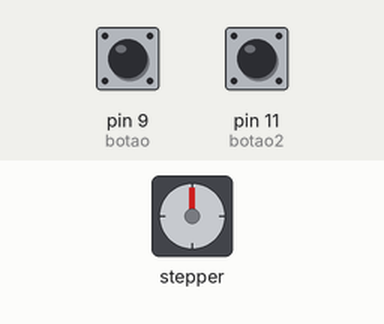
Recording of a sketch running on a simulated Arduino Uno, built with avr-gcc and run on an emulated ATmega328P. On the bench: stepper motor. Wiring (inferred from the names in the program): stepper motor driver (200 steps per turn assumed): step pin 5; direction pin 2; enable pin 8. The inputs (shaded band) are chosen by the test bench; at power-on: pin 11 (botao2) HIGH, pin 9 (botao) HIGH.

Above: at 1.7 s.
At 4.0 s:
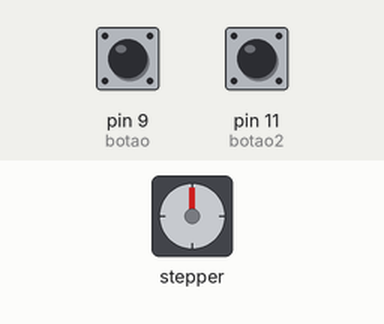
4.1 s: pin 11 (botao2) pulled LOW for 3.2 s
At 7.9 s:
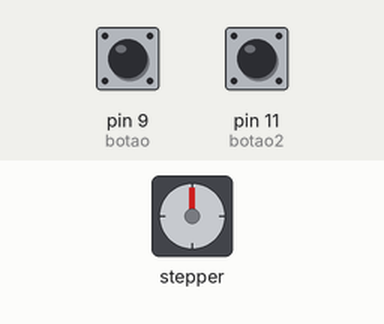
12.7 s: pin 11 (botao2) pulled LOW for 1.9 s
20.0 s: pin 9 (botao) pulled LOW for 3.2 s
28.6 s: pin 9 (botao) pulled LOW for 1.9 s
35.9 s: pin 9 (botao) pulled LOW for 1.9 s
43.2 s: pin 9 (botao) pulled LOW for 1.9 s
Timing chart, 0 to 80.6 s (numbered marks = the images above; inputs shaded):
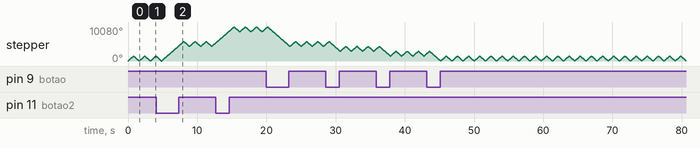

The sketch:

spk_with_tb6660.ino
```cpp
const int stepPin = 5; // Pulso +
const int dirPin = 2; // Direção +
const int enPin = 8; // Enable +
const int botao = 9; // botao input
const int botao2 = 11; // botao input 2

void setup() {
  pinMode(botao,INPUT_PULLUP);
  pinMode(botao2,INPUT_PULLUP);
  pinMode(stepPin,OUTPUT);
  pinMode(dirPin,OUTPUT);
  pinMode(enPin,OUTPUT);
  digitalWrite(enPin,LOW);

}

void loop() {
  if (digitalRead(botao) == HIGH) {
  digitalWrite(dirPin,HIGH); // Ativa o motor e move in para direita
  for(int x = 0; x < 800; x++) {
    digitalWrite(stepPin,HIGH);
    delayMicroseconds(500);
    digitalWrite(stepPin,LOW);
    delayMicroseconds(500);
  }
  }
  if (digitalRead(botao2) == HIGH) {
  digitalWrite(dirPin,LOW); // Ativa o motor e move in para esquerda
  for(int x = 0; x < 800; x++) {
    digitalWrite(stepPin,HIGH);
    delayMicroseconds(500);
    digitalWrite(stepPin,LOW);
    delayMicroseconds(500);
  }
  }


}
```
